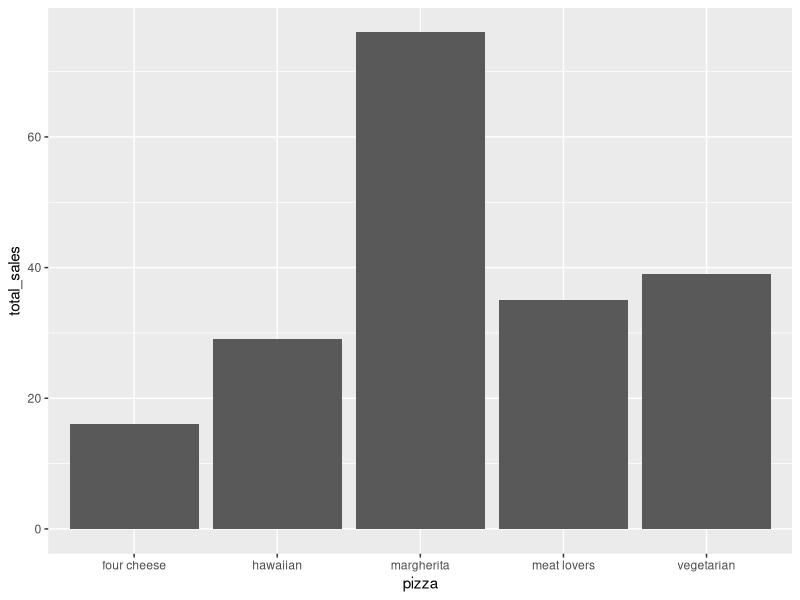
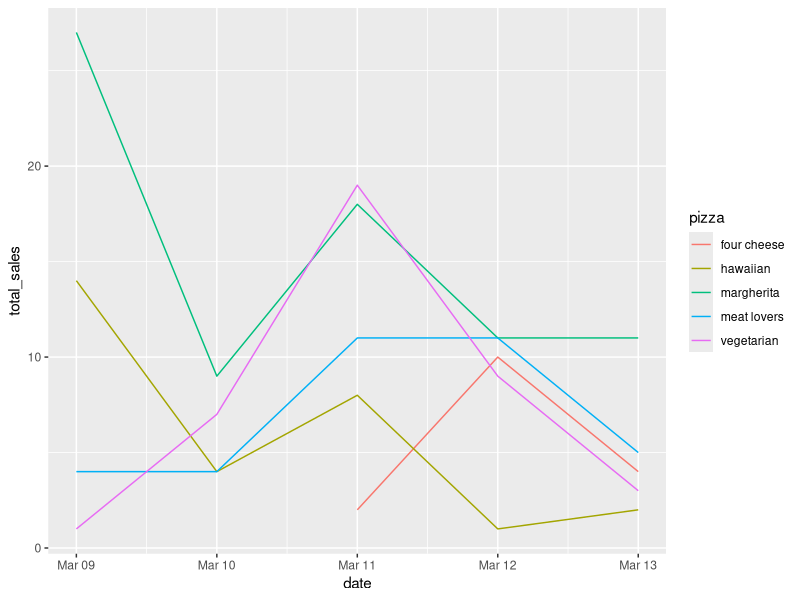
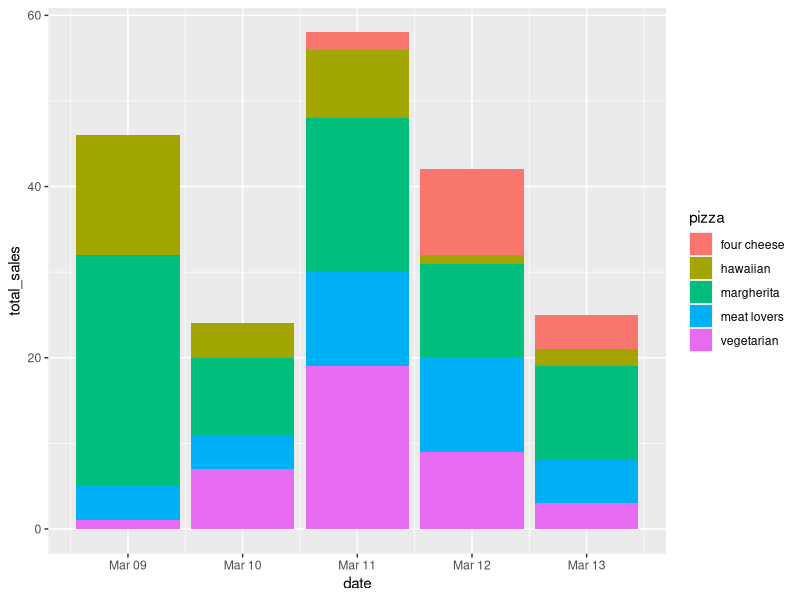
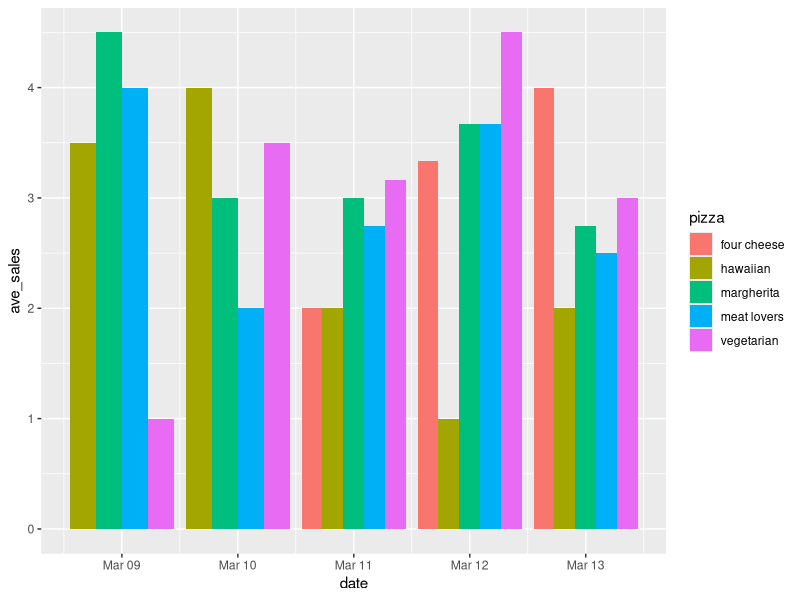
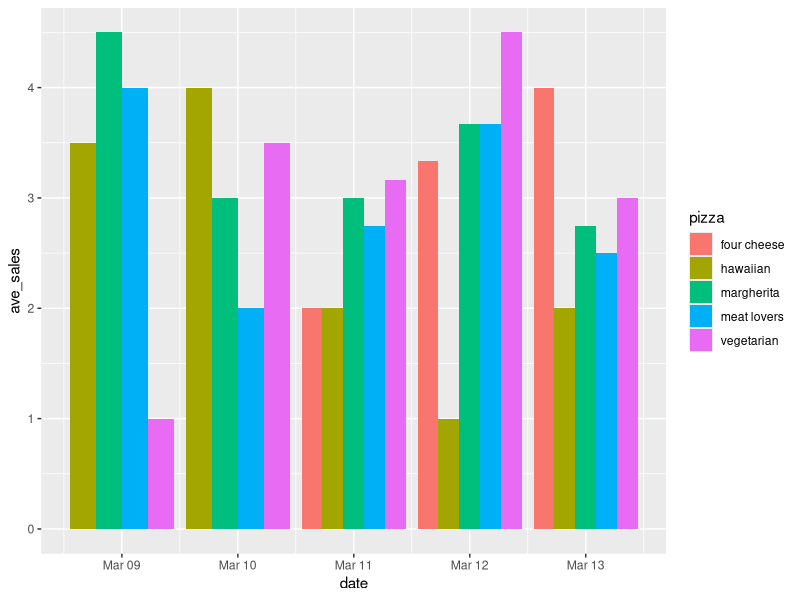

Recreate these plots in R, in order.
# Pizza sales

##### 1. Load packages #######
library(tidyverse)
library(lubridate)

##### 2. Load data #######

sales_data <- read.csv("sales/202003_sales.csv")

##### 3. Create summaries #####

# Monique's additions:
# The codes provided by the lines 13 to 15 give an output (graph) of the monthly
# sales per pizza type.
# In order to get that result it was created a nested function. First, it was 
# created a new object called "sales_summary"  where we used the data frame
# "sales_data, grouped the variables "pizza" and "month" and made a sum of the 
# total pizzas sold called here as "total_sales.

# The pipes are designed to be used in this nested functions, where the result
# of one function becomes the argument for the next function. 
# Monthly sales per pizza type   

# Kim's additions:
# Monthly sales per pizza type
# This code creates a new dataframe (summary table), sales_summary, with three
# columns: pizza, month, and total sales by pizza and month. The group_by() 
# function grouped the sales_data by pizza and month, and the summarize() 
# function summed summed the number of pizzas sold for each pizza x month 
# combination.

# Jinyi's additions:
# Group the sales_data by pizza type and then month. Then calculate the total
# sales for each group, which is the sum of the number value.
# Monthly sales per pizza type

# Juneaid's additions:
# This is a pipe that orders the data in sequence and sorts/groups the data based
# on pizza type and month and then gives the total sales each month per pizza type.

# Diego's comments:
sales_summary <- sales_data %>% # In this line we are assigning all the code to 
  # a new object called sales_summary, we started with the dataset sales_data, 
  # then we used pipes to move forward with this dataset. When we see the pipes 
  # symbol %>% it means that we are doing a sequence of actions. 
  group_by(pizza, month) %>% # Here we use group_by() to put the observations 
  # in groups, and the following operations will be performed "by group". 
  # Because we put two arguments inside the function, this will group both by 
  # the pizza type, and month. (then pipes again)
  summarize(total_sales = sum(number)) # The function summarise() creates a new 
  # dataframe, it will have one (or more) rows for each combination of grouping 
  # variables. In this case, because we said sum(number), this column called 
  # "total_sales" will show the sum of the elements in the "number" rows for each 
  # of the groups above. The result will allow us to see the total of each 
  # flavor of pizza sold and which month that was sold. It is worth to note 
  # that after running this, the console pane returns the following message: 
  # `summarise()` has grouped output by 'pizza'. You can override using the 
  #`.groups` argument.
  # I checked on Google and found the following about it: The reason for the 
  # message is that the dplyr package drops the last group variable that was 
  # specified in the group_by function, in case we are using multiple columns to 
  # group our data before applying the summarise function. This message helps to 
  # make the user aware that a grouping was performed. However, the message does 
  # not have an impact on the final result.
  
# Jason's comments
sales_summary <- sales_data %>% 
  #The creation of a new table/dataframe, using a pipe flow
  group_by(pizza, month) %>% 
  #Taking a group of data, the pizza and month columns, from sales_data
  # continuing the pipe, combining all matching data of the groups into single
  # rows. In this case, each type of pizza per month gets its own row.
  summarize(total_sales = sum(number))
  # Summarizing the two pizza and month columns with the creation of a new 
  # column, total_sales, that sums all the data in the number column that 
  # corrresponds to the grouped data of pizza/month.

# Monthly sales per pizza type
# Ana's addition:
sales_summary <- sales_data %>% 
  group_by(pizza, month) %>% # does not create anything, only categorical data
  summarize(total_sales = sum(number)) # summarizes the total monthly sales per pizza type

sales_summary <- sales_data %>%
  group_by(pizza, month) %>% 
  summarize(total_sales = sum(number))

# Monique's additions:
# Here we are using ggplot to make a bar plot of sales_summary, where the x axis
# it the variable pizza and y axis the total sales.
# It is possible to identify that margheritta pizza had the highest sales for
# pizza of the month.

ggplot(data = sales_summary, aes(x = pizza, y = total_sales))+
  geom_bar(stat = "identity")

# Daily sales
# Create "proper" dates
sales_data$date <- ymd(paste(sales_data$year, "/", sales_data$month, "/", sales_data$day))  

# Ana's addition:
# Summarize data
sales_summary_daily <- sales_data %>%
  group_by(pizza, date) %>% 
  summarize(total_sales = sum(number)) # summarizes the number of recorded daily sales for each type of pizza

# Monique's additions
# Here, it was also created a nested function very similar with the one above 
# using sales_data , but instead of grouping by pizza type and month, 
# it grouped by day, that is, sales made from mar 09 to 13. 
# It used the summarize function here as well, and it counted total_sales
# as the sum of the column "number".

# Juneaid's addition?
# Creates a column named date and pastes the data from three columns into the 
# newly created date column.

# Kim's additions:
# Summarize data
# This code creates a new dataframe (summary table), sales_summary_daily, with 
# three columns: pizza, date, and total sales by pizza and date. The group_by()
# function grouped the sales_data by pizza and date (created in the step above),
# and the summarize() function summed the number of pizzas sold for each 
# pizza x date combination.

# Jinyi's additions:
# Group the sales_data by pizza type and then date. Then calculate the total
# sales for each group, which is the sum of number value.

# Juneaid's comments
sales_summary_daily <- sales_data %>%
  # Beginning of a new pipe after creating a date column that looks at days.
  group_by(pizza, date) %>% 
  # The columns being grouped are pizza and date, so each row of a type of pizza
  # on a given day will be combined into a single row.
  summarize(total_sales = sum(number))
  # The new summary column based on the grouped data is totaling the number of
  # each type of pizza on each day using the sum function on the number column.

# Also Juneaid? Jason
# Summarize data
sales_summary_daily <- sales_data %>%
  group_by(pizza, date) %>% 
  summarize(total_sales = sum(number))
# This is a pipe that orders the data in sequence and sorts/groups the data based
# on pizza type and date and then gives the total sales per pizza type date-wise.

# Diego's comments
# Summarize data
sales_summary_daily <- sales_data %>% # Once again creating a new object, 
  # selecting our dataset, and using pipes to establish a sequence of actions. 
  group_by(pizza, date) %>% # We are doing the same thing we did in question 3, 
  # but now the second group will be the actual date, which now has its columns 
  # that was created in the previous step. (then pipes again)
  summarize(total_sales = sum(number)) # This is very similar to what we did 
  # before, but here we are working with the dates and not months. The result 
  # is a dataframe where we'll see all the pizza flavors, the day they were sold, 
  # and how many pizzas were sold that day.

# Summarize data
sales_summary_daily <- sales_data %>%
  group_by(pizza, date) %>% 
  summarize(total_sales = sum(number))

# Monique's addition:
# Here we got a plot of the just created "sales_summary_daily". With date 
# from mar 09 to 13 on the x axis and total_sales on the y axis. 
# It is possible to identify that margheritta and vegetarian were highly 
# consumed on march 11.
# on the bar plot, it is easier to visualize and identify the consumption 
# of each type of  pizza per day, given here by color. 
#  

# Plot
ggplot(data = sales_summary_daily, aes(x = date, y = total_sales, color = pizza))+
  geom_line()

ggplot(data = sales_summary_daily, aes(x = date, y = total_sales, fill = pizza))+
  geom_bar(stat = "identity")

# Ana's addition:
sales_ave_daily <- sales_data %>%
  group_by(pizza, date) %>% 
  summarize(ave_sales = mean(number)) # summarizes the average daily sales for each type of pizza

# Monique's additions
# Here, it was created another nested function, where sales_data was used again,
# it grouped by pizza and date, however instead of getting the sum of the 
# total sales, it gets the mean of the column number, that is, the mean of 
# the total of sales per day for each pizza type.

  # Junaid's comments:
  # Bar graph showing pizza-type sales date-wise with hawaiian sales starting off
# high on Mar 9 followed by four cheese and hawaiian pizza peak sales on 11 Mar
# which then dips down afterwards.However, four cheese pizza maintains the 
# dominance in sales compared to other pizzas. Bar graph looks more intuitive 
# compared to line graph.

# Kim's additions:
# Average data
# This code creates a new dataframe (summary table), sales_ave_daily, with three
# columns: pizza, date, and mean number of sales by pizza and date. The group_by() 
# function grouped the sales_data by pizza and date, and the summarize() 
# function averages number of sales for each pizza x date combination. The 

# Jinyi's additions:
# Group the sales_data by pizza type and then date. Then calculate the ave_sales,
# which is the mean of the number value.

# Juneaid's comments
sales_ave_daily <- sales_data %>%
  #Beginning of a new pipe looking at average daily instead of total daily sales.
  group_by(pizza, date) %>% 
  # Columns being grouped are the same as the last summary, pizza and date.
  summarize(ave_sales = mean(number))
  # This summary is performing the mean function on the number column for each 
  # type of pizza on each day to find the average number per day per type.

# Diego's comments
# Average data
sales_ave_daily2 <- sales_data %>% # Once again, this is similar to what was done 
  # before, new object <- dataset %>% (pipes to create sequence),
  group_by(pizza, date) %>% # function group_by() to group variables together, 
  # then pipes to keep the sequence. 
  summarize(ave_sales = mean(number)) # This will result in an average of how 
  # many pizzas were sold that day. Checking the original dataset, I saw that 
  # there are multiple entries for the same day and same pizza. For example, 
  # for the Hawaiian pizza, there are 4 different rows but all are from the same 
  # day. Even though this is the case, each of this rows for Hawaiian has a 
  # different amount of pizzas sold (number column), so the mean here is the 
  # average of the pizzas sold on that day. This is taking all the repetitive 
  # dates, and making an average from that. 
  
# Average data
sales_ave_daily <- sales_data %>%
  group_by(pizza, date) %>% 
  summarize(ave_sales = mean(number))

# Monique's addition:
# It gives a bar plot with the results from the nested functions above.
# Our data here is sales_ave_daily, with date on the x axis and ave_sales on the 
# y axis, and it is filled the bars with the variable pizza. 
# From the average sales perceptive, all pizzas types vary each day, but
# margheritta seems to be one of the most promising ones, especially on mar 09. 
ggplot(data = sales_ave_daily, aes(x = date, y = ave_sales, fill = pizza))+
  geom_bar(stat = "identity", position = "dodge")

# Jason?
ggplot(data = sales_ave_daily, aes(x = date, y = ave_sales, fill = pizza))+
  geom_bar(stat = "identity", position = "dodge")
  # Juneaid's comments
# Line graph showing pizza-type sales date-wise with margherita sales starting off
# high on Mar 9 followed by four cheese and margherita pizza peak sales on 11 Mar
# which then dips down afterwards.
